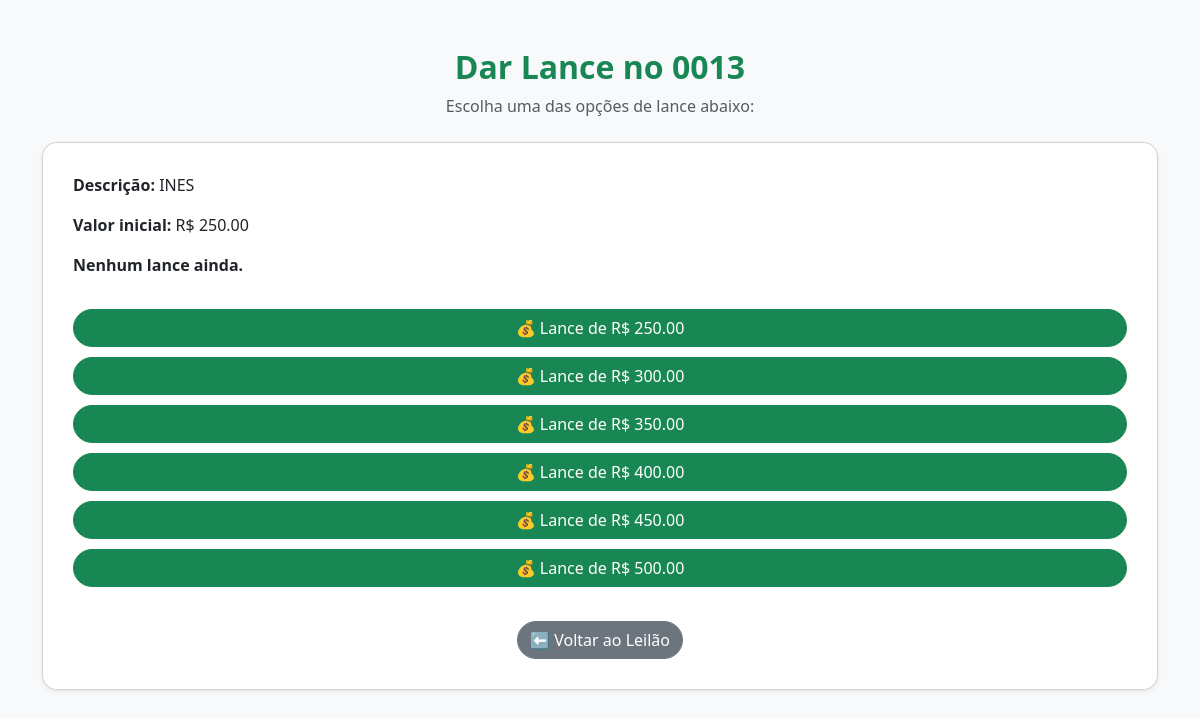
Page /dar_lance/13/ (signed in) on the earlier database version.
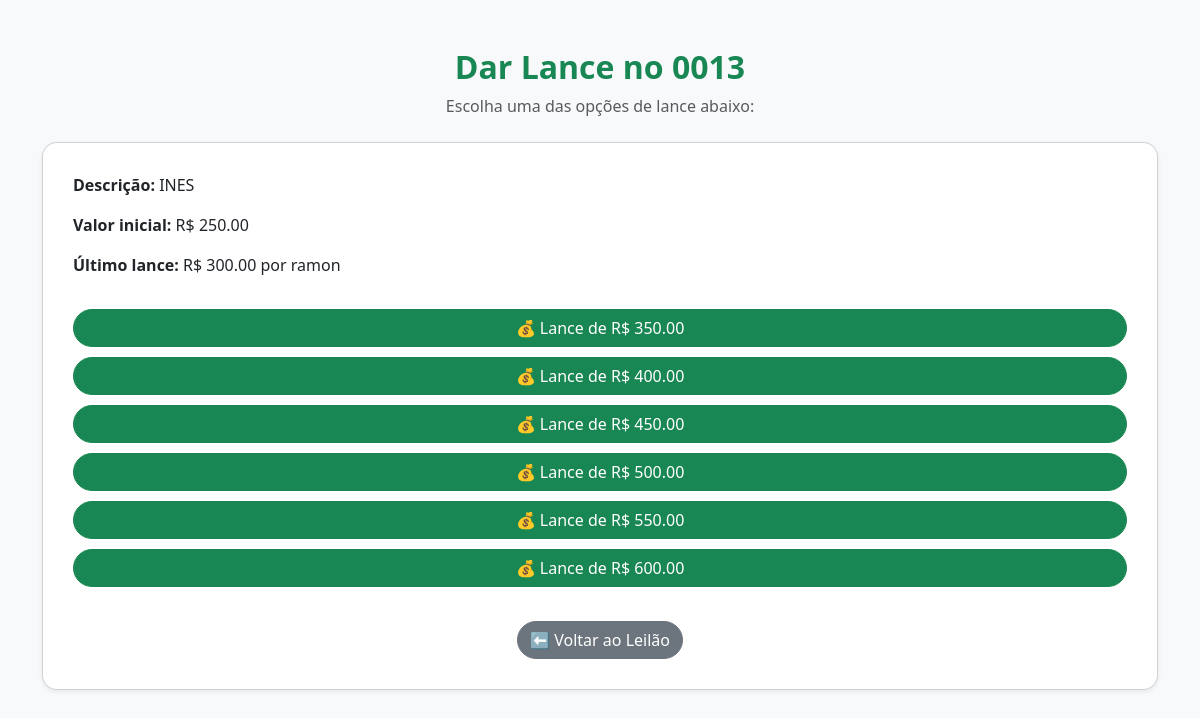
Same page on the later database version.
### ovinos/models.py (models this page shows, shortened)
class LoteLeilao(models.Model):
    numero_lote = models.CharField(max_length=50, unique=True)
    descricao = models.TextField()
    data_leilao = models.DateField()
    preco_inicial = models.DecimalField(max_digits=10, decimal_places=2)
    foto = models.ImageField(upload_to='fotos_ovinos/', blank=True, null=True)
    encerrado = models.BooleanField(default=False)

class Lance(models.Model):
    lote = models.ForeignKey(LoteLeilao, on_delete=models.CASCADE, related_name='lances', null=True, blank=True)
    usuario = models.ForeignKey(User, on_delete=models.CASCADE)
    valor = models.DecimalField(max_digits=10, decimal_places=2)
    data_hora = models.DateTimeField(auto_now_add=True)

### ovinos/views.py (the view, shortened to what this page needs)
# urls.py: path('dar_lance/<int:pk>/', views.dar_lance, name='dar_lance'),
@login_required
def dar_lance(request, pk):
    lote = get_object_or_404(LoteLeilao, pk=pk)
    ultimo_lance = lote.lances.order_by('-valor').first()
    valor_base = ultimo_lance.valor if ultimo_lance else lote.preco_inicial
    if not ultimo_lance:
        opcoes_lances = [lote.preco_inicial] + [lote.preco_inicial + 50 * i for i in range(1, 6)]
    else:
        opcoes_lances = [valor_base + 50 * i for i in range(1, 7)]
    return render(request, 'ovinos/dar_lance.html', {
        'lote': lote,
        'opcoes_lances': opcoes_lances,
        'ultimo_lance': ultimo_lance,
    })

### ovinos/templates/ovinos/dar_lance.html (shortened to what this page needs)
<!DOCTYPE html>
<html lang="pt-BR">
<head>
    <link href="https://cdn.jsdelivr.net/npm/bootstrap@5.3.0/dist/css/bootstrap.min.css" rel="stylesheet">
</head>
<body>
<div class="container mt-5">
    <div class="text-center mb-4">
        <h2 class="fw-bold text-success">Dar Lance no {{ lote.numero_lote }}</h2>
        <p class="text-muted">Escolha uma das opções de lance abaixo:</p>
    </div>
    <div class="card shadow-sm">
        <div class="mb-3">
            <p><strong>Descrição:</strong> {{ lote.descricao }}</p>
            <p><strong>Valor inicial:</strong> R$ {{ lote.preco_inicial }}</p>
            {% if ultimo_lance %}
                <p><strong>Último lance:</strong> R$ {{ ultimo_lance.valor }} por {{ ultimo_lance.usuario.username }}</p>
            {% else %}
                <p><strong>Nenhum lance ainda.</strong></p>
            {% endif %}
        </div>
        <form method="post">
            {% for valor in opcoes_lances %}
                <button type="submit" name="valor" value="{{ valor }}" class="btn btn-success btn-lance">
                    💰 Lance de R$ {{ valor }}
                </button>
            {% endfor %}
        </form>
        <div class="text-center mt-4">
            <a href="{% url 'leilao_view' %}" class="btn btn-secondary rounded-pill">⬅️ Voltar ao Leilão</a>
        </div>
    </div>
</div>
</body>
</html>

Differences in the rows shown:
added Lance: valor "300.00", usuario.username "ramon"
Other differences:
text no longer shown: "Nenhum lance ainda."
text now shown: "Último lance: R$ por"
new list line: "💰 Lance de R$ 550.00"
new list line: "💰 Lance de R$ 600.00"
list line gone: "💰 Lance de R$"
list line gone: "250.00"
list line gone: "💰 Lance de R$ 300.00"
